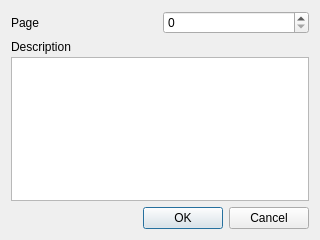
<?xml version="1.0" encoding="UTF-8"?>
<ui version="4.0">
 <class>AddBookmarkDialog</class>
 <widget class="QDialog" name="AddBookmarkDialog">
  <property name="geometry">
   <rect>
    <x>0</x>
    <y>0</y>
    <width>320</width>
    <height>240</height>
   </rect>
  </property>
  <property name="windowTitle">
   <string>Add Book</string>
  </property>
  <layout class="QGridLayout" name="gridLayout">
   <item row="2" column="0">
    <widget class="QDialogButtonBox" name="buttonBox">
     <property name="orientation">
      <enum>Qt::Horizontal</enum>
     </property>
     <property name="standardButtons">
      <set>QDialogButtonBox::Cancel|QDialogButtonBox::Ok</set>
     </property>
    </widget>
   </item>
   <item row="0" column="0">
    <layout class="QHBoxLayout" name="horizontalLayout">
     <item>
      <widget class="QLabel" name="label">
       <property name="text">
        <string>Page</string>
       </property>
      </widget>
     </item>
     <item>
      <widget class="QSpinBox" name="page">
       <property name="maximum">
        <number>9999</number>
       </property>
      </widget>
     </item>
    </layout>
   </item>
   <item row="1" column="0">
    <layout class="QVBoxLayout" name="verticalLayout">
     <property name="spacing">
      <number>3</number>
     </property>
     <item>
      <widget class="QLabel" name="label_2">
       <property name="text">
        <string>Description</string>
       </property>
      </widget>
     </item>
     <item>
      <widget class="QPlainTextEdit" name="description"/>
     </item>
    </layout>
   </item>
  </layout>
 </widget>
 <resources/>
 <connections>
  <connection>
   <sender>buttonBox</sender>
   <signal>accepted()</signal>
   <receiver>AddBookmarkDialog</receiver>
   <slot>accept()</slot>
   <hints>
    <hint type="sourcelabel">
     <x>248</x>
     <y>254</y>
    </hint>
    <hint type="destinationlabel">
     <x>157</x>
     <y>274</y>
    </hint>
   </hints>
  </connection>
  <connection>
   <sender>buttonBox</sender>
   <signal>rejected()</signal>
   <receiver>AddBookmarkDialog</receiver>
   <slot>reject()</slot>
   <hints>
    <hint type="sourcelabel">
     <x>316</x>
     <y>260</y>
    </hint>
    <hint type="destinationlabel">
     <x>286</x>
     <y>274</y>
    </hint>
   </hints>
  </connection>
 </connections>
</ui>
